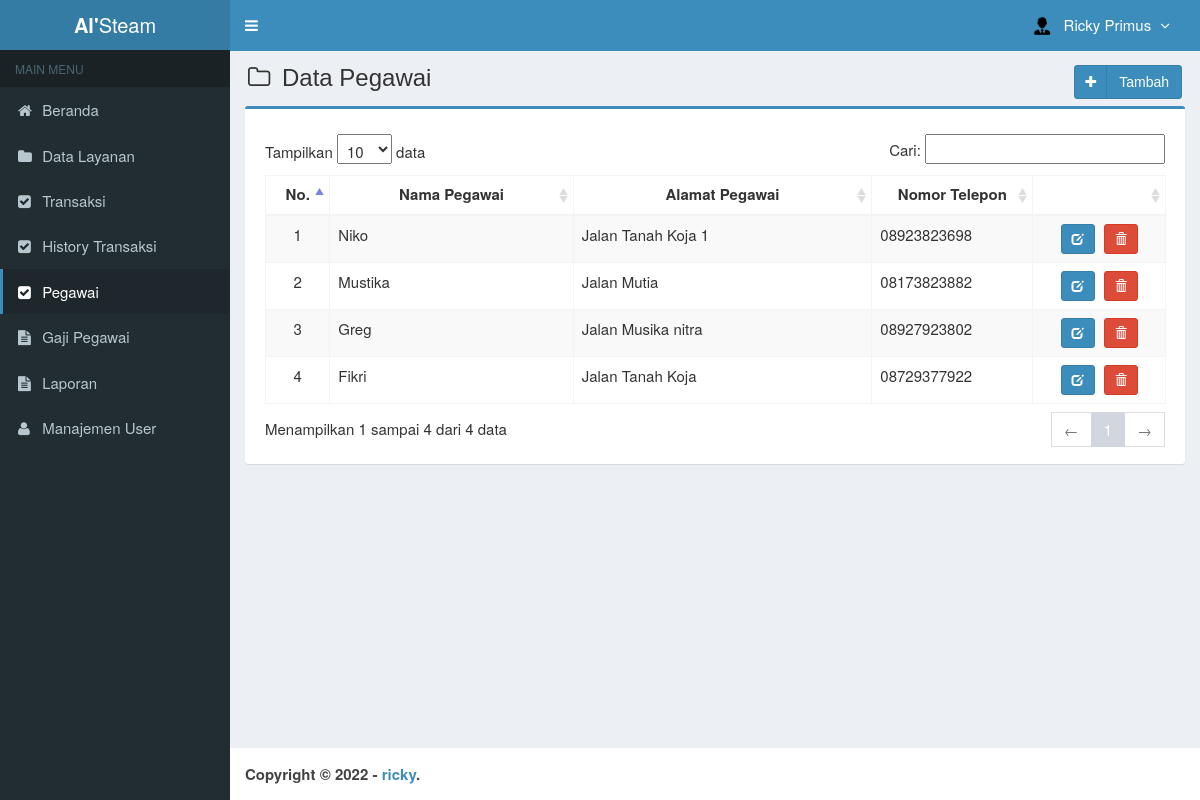
Page /main.php?module=pegawai (signed in) on the committed database.
### tables this page shows
CREATE TABLE `is_pegawai` (
  `id_pegawai` int(2) NOT NULL,
  `nama_pegawai` varchar(30) NOT NULL,
  `alamat_pegawai` varchar(70) NOT NULL,
  `telp_pegawai` varchar(13) NOT NULL
);

### modules/pegawai/view.php (the view, shortened to what this page needs)
<section class="content-header">
  <h1>
    <i class="fa fa-folder-o icon-title"></i> Data Pegawai
    <a class="btn btn-primary btn-social pull-right" href="?module=form_pegawai&form=add">
      <i class="fa fa-plus"></i> Tambah
    </a>
  </h1>
</section>
<section class="content">
  <div class="row">
    <div class="col-md-12">
      <div class="box box-primary">
        <div class="box-body">
          <table id="dataTables1" class="table table-bordered table-striped table-hover">
            <thead>
              <tr>
                <th class="center">No.</th>
                <th class="center">Nama Pegawai</th>
                <th class="center">Alamat Pegawai</th>
                <th class="center">Nomor Telepon</th>
                <th></th>
              </tr>
            </thead>
            <tbody>
            <?php
            $no = 1;
            $query = mysqli_query($mysqli, "SELECT * FROM is_pegawai ORDER BY id_pegawai DESC")
                                            or die('Ada kesalahan pada query tampil data pegawai: '.mysqli_error($mysqli));
            while ($data = mysqli_fetch_assoc($query)) {
              echo "<tr>
                      <td width='30' class='center'>$no</td>
                      <td width='160'>$data[nama_pegawai]</td>
                      <td width='200'>$data[alamat_pegawai]</td>
                      <td width='100'>$data[telp_pegawai]</td>
                      <td class='center' width='80'>
                        <div>
                          <a data-toggle='tooltip' data-placement='top' title='Ubah' style='margin-right:5px' class='btn btn-primary btn-sm' href='?module=form_pegawai&form=edit&id=$data[id_pegawai]'>
                              <i style='color:#fff' class='glyphicon glyphicon-edit'></i>
                          </a>";
            ?>
                          <a data-toggle="tooltip" data-placement="top" title="Hapus" class="btn btn-danger btn-sm" href="modules/pegawai/proses.php?act=delete&id=<?php echo $data['id_pegawai'];?>" onclick="return confirm('Anda yakin ingin menghapus <?php echo $data['nama_pegawai']; ?> ?');">
                              <i style="color:#fff" class="glyphicon glyphicon-trash"></i>
                          </a>
            <?php
              echo "    </div>
                      </td>
                    </tr>";
              $no++;
            }
            ?>
            </tbody>
          </table>
        </div>
      </div>
    </div>
  </div>
</section><!-- /.content

### assets/css/style.css (style rules this page uses)
.btn-social *:first-child { border-right: 1px solid rgba(0, 0, 0, 0.1); bottom: 0; font-size: 1em !important; left: 0; line-height: 32px !important; position: absolute; text-align: center; top: 0; width: 32px !important; }
.content-header { padding: 15px 18px 0; position: relative; }
.center { text-align:center; }
.icon-title { margin-right: 5px; }
body { background-color: #fff; color: #333; font-size: 15px; line-height: 1.42857; }

### rows in the picture
is_pegawai: nama_pegawai "Niko", alamat_pegawai "Jalan Tanah Koja 1", telp_pegawai "08923823698"
is_pegawai: nama_pegawai "Mustika", alamat_pegawai "Jalan Mutia", telp_pegawai "08173823882"
is_pegawai: nama_pegawai "Greg", alamat_pegawai "Jalan Musika nitra", telp_pegawai "08927923802"
is_pegawai: nama_pegawai "Fikri", alamat_pegawai "Jalan Tanah Koja", telp_pegawai "08729377922"

### other values in the picture
$_SESSION['nama_user'] "Ricky Primus"
